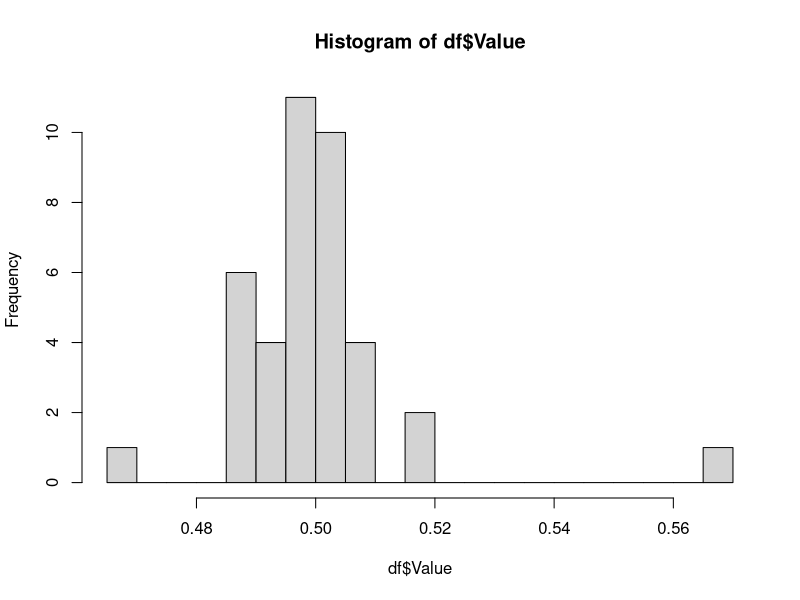

Here is the R script that generated this plot:
library(tidyverse)
library(glmnet)

unfiltered_df <- as_tibble(read.csv("dataset/cryptex/params_analysis/llama3.1_ret-h-4m_params.csv", header = TRUE))
df = unfiltered_df %>% 
  filter(State == "COMPLETE") %>% 
  filter("Param.pred_len" != 2) %>% 
  select(-c(State, `Param.batch_size`, Number, 
                   `UserAttribute.dataset`, 
                   `UserAttribute.granularity`, 
                   `UserAttribute.target`, 
                   `Param.pred_len`))
        
X <- model.matrix(Value ~ . , data = df)[, -1, drop = FALSE]

# 2) Response as numeric vector
y <- df$Value
if (is.factor(y)) y <- as.numeric(y)  # or better: as.numeric(y) - 1 for 0/1

# 3) Deal with NA/NaN/Inf in X or y
keep <- is.finite(y) & is.finite(rowSums(X))  # drops any row with non-finite
X <- X[keep, , drop = FALSE]
y <- y[keep]


# (Optional) median-impute any remaining NAs columnwise (shouldn't be needed after keep)
for (j in seq_len(ncol(X))) {
  if (anyNA(X[, j])) X[is.na(X[, j]), j] <- median(X[, j], na.rm = TRUE)
}

# 4) Drop zero-variance columns (glmnet can handle, but safer to clean)
nzv <- apply(X, 2, function(col) sd(col, na.rm = TRUE) > 0)
X <- X[, nzv, drop = FALSE]

# 5) CV Lasso
cvfit <- cv.glmnet(X, y, alpha = 1, family = "gaussian")  # use family="binomial" for 0/1
cvfit$lambda.min
cvfit$lambda.1se

coef(cvfit, s = "lambda.min")


x_bar <- mean(df$Value)
n <- length(df$Value)
t_stat <- (x_bar - .5) / (sd(df$Value) / sqrt(length(df$Value)))
p_value <- pt(t_stat, n - 1, lower.tail = FALSE)

# Print t-statistic
# This indicates whether the parameter is significantly different from 0.5
print(t_stat)

hist(df$Value, breaks = 20)
